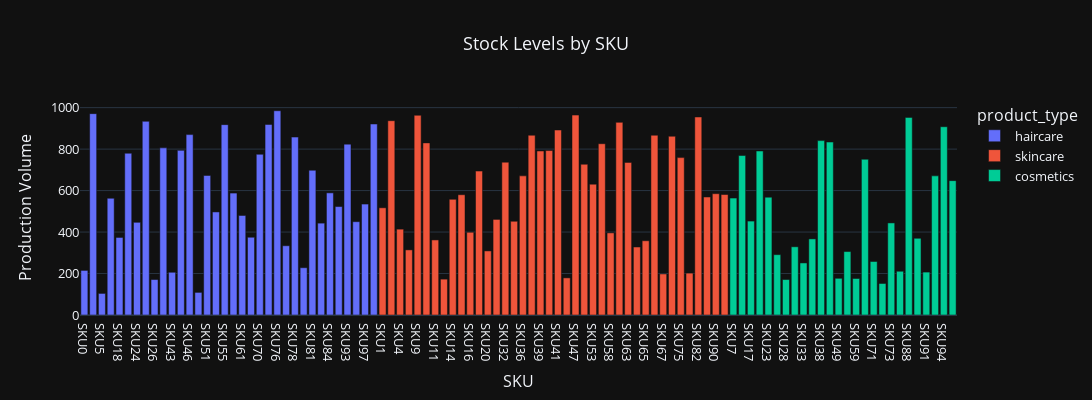

The notebook cell saved with this chart:
### Markdown cell above
<b> Now let’s have a look at the order quantity of each SKU: </b>

### Code cell
order_quantity_chart = px.bar(df, x='sku', 
                              y='production_volumes', 
                              title='Stock Levels by SKU', color='product_type')

order_quantity_chart.update_layout(title='Stock Levels by SKU', 
                  xaxis_title='SKU', 
                  yaxis_title='Production Volume',
                  template='plotly_dark',
                  font=dict(size=13),
                  height=400,
                  width=1100,
                  title_x=0.5)

order_quantity_chart.show()

### Figure 1 — Plotly figure (JSON) as saved in the notebook; plotly's stock layout.template omitted (floating-point values rounded to 4 significant figures)
{"data": [{"alignmentgroup": "True", "hovertemplate": "product_type=haircare<br>sku=%{x}<br>production_volumes=%{y}<extra></extra>", "legendgroup": "haircare", "marker": {"color": "#636efa", "pattern": {"shape": ""}}, "name": "haircare", "offsetgroup": "haircare", "orientation": "v", "showlegend": true, "textposition": "auto", "type": "bar", "x": ["SKU0", "SKU2", "SKU5", "SKU12", "SKU18", "SKU22", "SKU24", "SKU25", "SKU26", "SKU30", "SKU43", "SKU45", "SKU46", "SKU48", "SKU51", "SKU54", "SKU55", "SKU57", "SKU61", "SKU68", "SKU70", "SKU74", "SKU76", "SKU77", "SKU78", "SKU79", "SKU81", "SKU83", "SKU84", "SKU87", "SKU93", "SKU95", "SKU97", "SKU99"], "xaxis": "x", "y": [215, 971, 104, 563, 374, 780, 447, 934, 171, 806, 206, 794, 870, 109, 673, 497, 918, 588, 480, 375, 775, 919, 985, 334, 858, 228, 698, 443, 589, 523, 824, 450, 535, 921], "yaxis": "y"}, {"alignmentgroup": "True", "hovertemplate": "product_type=skincare<br>sku=%{x}<br>production_volumes=%{y}<extra></extra>", "legendgroup": "skincare", "marker": {"color": "#EF553B", "pattern": {"shape": ""}}, "name": "skincare", "offsetgroup": "skincare", "orientation": "v", "showlegend": true, "textposition": "auto", "type": "bar", "x": ["SKU1", "SKU3", "SKU4", "SKU6", "SKU9", "SKU10", "SKU11", "SKU13", "SKU14", "SKU15", "SKU16", "SKU19", "SKU20", "SKU31", "SKU32", "SKU34", "SKU36", "SKU37", "SKU39", "SKU40", "SKU41", "SKU42", "SKU47", "SKU52", "SKU53", "SKU56", "SKU58", "SKU60", "SKU63", "SKU64", "SKU65", "SKU66", "SKU67", "SKU69", "SKU75", "SKU80", "SKU82", "SKU86", "SKU90", "SKU98"], "xaxis": "x", "y": [517, 937, 414, 314, 963, 830, 362, 173, 558, 580, 399, 694, 309, 461, 737, 452, 671, 867, 791, 793, 892, 179, 964, 727, 631, 826, 396, 929, 736, 328, 358, 867, 198, 862, 759, 202, 955, 569, 585, 581], "yaxis": "y"}, {"alignmentgroup": "True", "hovertemplate": "product_type=cosmetics<br>sku=%{x}<br>production_volumes=%{y}<extra></extra>", "legendgroup": "cosmetics", "marker": {"color": "#00cc96", "pattern": {"shape": ""}}, "name": "cosmetics", "offsetgroup": "cosmetics", "orientation": "v", "showlegend": true, "textposition": "auto", "type": "bar", "x": ["SKU7", "SKU8", "SKU17", "SKU21", "SKU23", "SKU27", "SKU28", "SKU29", "SKU33", "SKU35", "SKU38", "SKU44", "SKU49", "SKU50", "SKU59", "SKU62", "SKU71", "SKU72", "SKU73", "SKU85", "SKU88", "SKU89", "SKU91", "SKU92", "SKU94", "SKU96"], "xaxis": "x", "y": [564, 769, 453, 791, 568, 291, 171, 329, 251, 367, 841, 834, 177, 306, 176, 751, 258, 152, 444, 211, 953, 370, 207, 671, 908, 648], "yaxis": "y"}], "layout": {"barmode": "relative", "font": {"size": 13}, "height": 400, "legend": {"title": {"text": "product_type"}, "tracegroupgap": 0}, "title": {"text": "Stock Levels by SKU", "x": 0.5}, "width": 1100, "xaxis": {"anchor": "y", "autorange": true, "domain": [0, 1], "range": [-0.5, 99.5], "title": {"text": "SKU"}, "type": "category"}, "yaxis": {"anchor": "x", "autorange": true, "domain": [0, 1], "range": [0, 1037.0], "title": {"text": "Production Volume"}, "type": "linear"}}}
